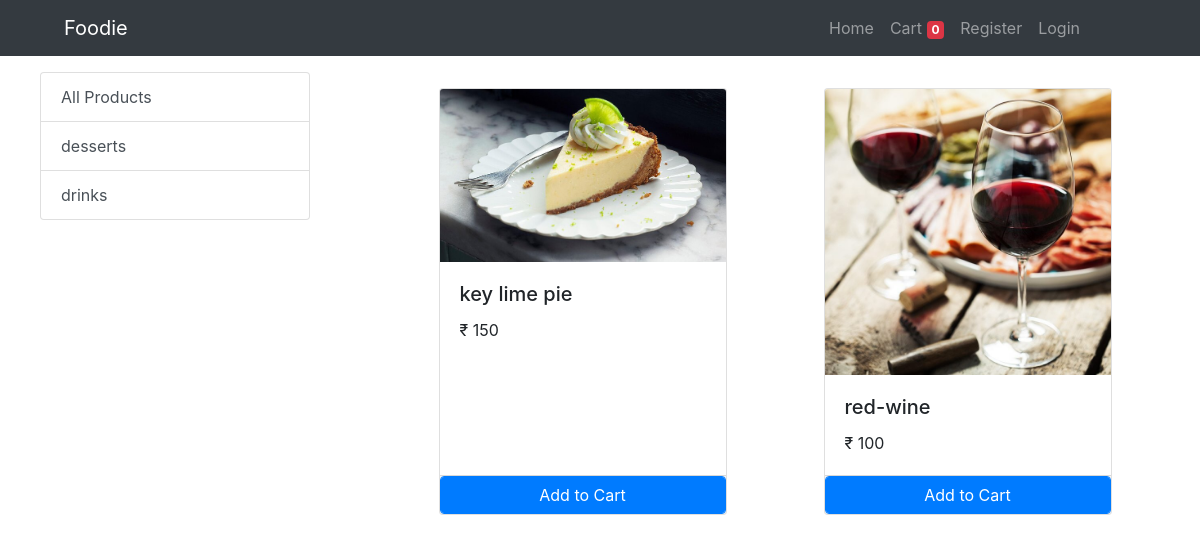
The page / on the database its author committed.
### order/models.py (models this page shows, shortened)
class Category(models.Model):
    name = models.CharField(max_length=25)

class Product(models.Model):
    name = models.CharField(max_length=50)
    price = models.IntegerField(default=0)
    category = models.ForeignKey(Category, on_delete=models.CASCADE, default=1)
    description = models.CharField(max_length=200,default='',null=True, blank=True)
    image = models.ImageField(upload_to='uploads/image')

### order/views.py (the view, shortened to what this page needs)
# urls.py: path('',Index.as_view(), name='homepage'),
class Index(View):
    def get(self, request):
        cart = request.session.get('cart')
        if not cart:
            request.session['cart'] = {}
        categories = Category.objects.all()
        category_id = request.GET.get('category')
        if category_id and category_id.isdigit():
            products = Product.objects.filter(category_id=category_id)
        else:
            products = Product.objects.all()
        data = {
            'products': products,
            'categories': categories,
            'selected_category': category_id if category_id and category_id.isdigit() else None,
        }
        return render(request, 'order/index.html', data)

### order/templatetags/cart.py (called while the page is built, shortened)
@register.filter(name='is_in_cart')
def is_in_cart(product, cart):
    keys = cart.keys()
    return False

### templates/order/index.html (shortened to what this page needs)
{% extends 'order/base.html' %}
{% block content %}
{% load cart %}
<div class="container-fluid mt-3">
  <div class="row">
    <div class="col-lg-3 mx-auto">
      <ul class="list-group">
        <a href="/" class="list-group-item list-group-item-action">All Products</a>
        {% for category in categories %}
        <a href="/?category={{category.id}}" class="list-group-item list-group-item-action">{{category.name}}</a>
        {% endfor %}
      </ul>
    </div>
    <div id="products" class="col-lg-8 mx-auto">
      <div class="row mx-auto">
        {% for product in products %}
        <div class="card mx-auto mt-3 mb-3" id="{{product.id}}" style="width: 18rem;">
          <img class="card-img-top" src="{{product.image.url}}">
          <div class="card-body">
            <h5 class="card-title">{{product.name}}</h5>
            <p class="card-text">₹ {{product.price}}</p>
          </div>
          <div class="card-footer p-0">
            {% if product|is_in_cart:request.session.cart %}
            <div class="row no-gutters align-items-center">
              <form action="/?category={{selected_category}}#{{product.id}}" method="post" class="col-2 p-0 text-right">
                {% csrf_token %}
                <input type="text" name="product" value="{{product.id}}" hidden>
                <input type="text" name="remove" value='True' hidden>
                <input type="submit" value=" - " class="btn btn-light">
              </form>
              <div class="col-8 text-center">{{ product|card_quantity:request.session.cart }} in cart</div>
              <form action="/?category={{selected_category}}#{{product.id}}" method="post" class="col-2 p-0 text-left">
                {% csrf_token %}
                <input type="text" name="product" value="{{product.id}}" hidden>
                <input type="submit" value=" + " class="btn btn-light">
              </form>
            </div>
            {% else %}
              <form action="/?category={{selected_category}}#{{product.id}}" method="post" class="btn-block">
                <input type="submit" class="form-control btn btn-primary" value="Add to Cart">
              </form>
            {% endif %}
          </div>
        </div>
        {% endfor %}
      </div>
    </div>
  </div>
</div>
{% endblock content%}

### rows shown on the page
Category: name "desserts"
Category: name "drinks"
Product: {{ product.id }} 1 (drawn), image (picture), name "key lime pie", price "150"
Product: image (picture), name "red-wine", price "100"

### other values the page prints
{{ request.session.cart.keys|length }} "0"
